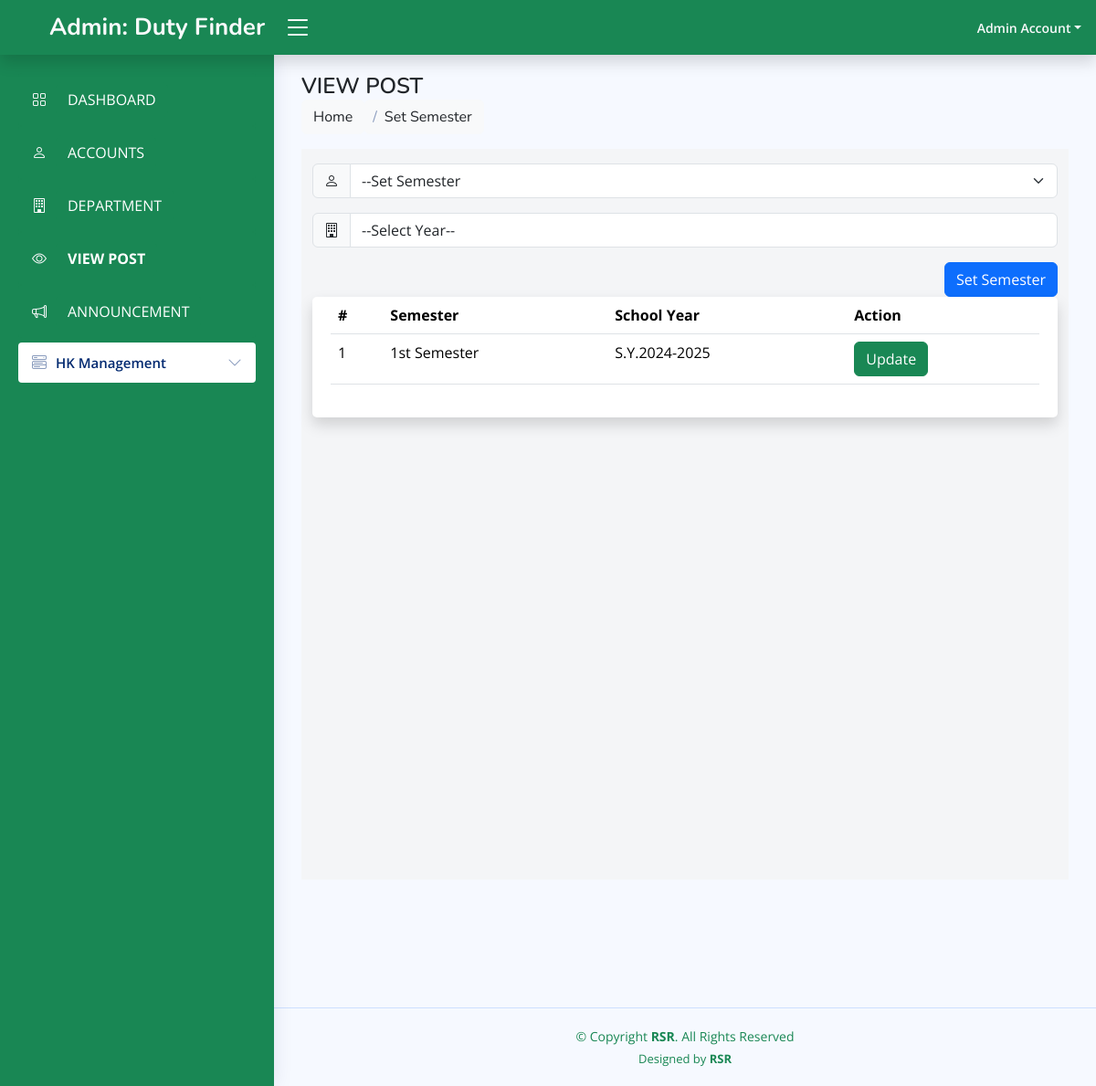
/admin/set-sem.php (signed in), run on the app's committed database.
### tables this page shows
CREATE TABLE `semester` (
  `id` int(11) NOT NULL,
  `semester` varchar(255) NOT NULL,
  `school_year` varchar(255) NOT NULL
);

### admin/set-sem.php (the view, shortened to what this page needs)
<?php
include '../conn.php';
if (empty($_SESSION['email'])) {
?>
    <script>
        alert("Session Expired Please Login Again");
        location.href = '../index.html';
    </script>
<?php
} else {
    $e = $_SESSION['email'];
    $get_admin_det = mysqli_query($conn, "SELECT * FROM `admin` WHERE email = '$e'");
    while ($admin = mysqli_fetch_object($get_admin_det)) {
        $fullname  = $admin->fullname;
    }
}
?>
<!DOCTYPE html>
<html lang="en">
<head>
    <link href="assets/vendor/bootstrap/css/bootstrap.min.css" rel="stylesheet">
    <link href="assets/vendor/bootstrap-icons/bootstrap-icons.css" rel="stylesheet">
    <link href="assets/vendor/boxicons/css/boxicons.min.css" rel="stylesheet">
    <link href="assets/vendor/quill/quill.snow.css" rel="stylesheet">
    <link href="assets/vendor/quill/quill.bubble.css" rel="stylesheet">
    <link href="assets/vendor/remixicon/remixicon.css" rel="stylesheet">
    <link href="assets/vendor/simple-datatables/style.css" rel="stylesheet">
    <link href="assets/css/style.css" rel="stylesheet">
</head>
<body>
    <header id="header" class="header fixed-top d-flex align-items-center shadow" style="background:#198754 ;">
        <div class="d-flex align-items-center justify-content-between">
            <a href="index.html" class="logo d-flex align-items-center">
                <span class="d-none d-lg-block text-light">Admin: Duty Finder</span>
            </a>
            <i class="bi bi-list toggle-sidebar-btn text-white "></i>
        </div>
        <nav class="header-nav ms-auto ">
            <ul class="d-flex align-items-center ">
                <li class="nav-item dropdown pe-3">
                    <a class="nav-link nav-profile d-flex align-items-center pe-0" href="#" data-bs-toggle="dropdown">
                        <span class="d-none d-md-block dropdown-toggle ps-2 text-light"><?php echo $fullname ?></span>
                    </a>
                </li>
            </ul>
        </nav>
    </header>
    <aside id="sidebar" class="sidebar bg-success">
        <ul class="sidebar-nav " id="sidebar-nav">
            <li class="nav-item">
                <a class="nav-link collapsed bg-success text-light fw-bold" href="index.php">
                    <i class="bi bi-grid text-light"></i>
                    <span class="btn btn-success">DASHBOARD</span>
                </a>
                <a class="nav-link collapsed bg-success  text-light fw-bold" href="account.php">
                    <i class="bi bi-person text-light"></i>
                    <span class="btn btn-success">ACCOUNTS</span>
                </a>
                <a class="nav-link collapsed bg-success  text-light fw-bold" href="department.php">
                    <i class="bi bi-building text-light"></i>
                    <span class="btn btn-success">DEPARTMENT</span>
                </a>
                <a class="nav-link bg-success  text-light fw-bold" href="view.php">
                    <i class="bi bi-eye text-light"></i>
                    <span class="btn btn-success fw-bold">VIEW POST</span>
                </a>
                <a class="nav-link collapsed bg-success  text-light fw-bold" href="announcement.php">
                    <i class="bi bi-megaphone text-light"></i>
                    <span class="btn btn-success">ANNOUNCEMENT</span>
                </a>
            <li class="nav-item ">
                <a class="nav-link collapsed" data-bs-target="#components-nav" data-bs-toggle="collapse" href="#">
                    <i class="bi bi-menu-button-wide"></i><span>HK Management</span><i class="bi bi-chevron-down ms-auto"></i>
                </a>
            </li>
            </li>
        </ul>
    </aside>
    <main id="main" class="main">
        <div class="pagetitle text-dark">
            <h1 class="text-dark">VIEW POST</h1>
            <nav>
                <ol class="breadcrumb">
                    <li class="breadcrumb-item"><a href="index.php" class="text-dark btn btn-light">Home</a></li>
                    <li class="breadcrumb-item text-dark  btn btn-light">Set Semester</li>
                </ol>
            </nav>
        </div>
        <section class="vh-100" style="background-color: #f4f5f7;">
            <div class="container py-3 " style="margin-right: 100x;">
                <form action="process.php" method="POST">
                    <div class="input-group mb-3">
                        <div class="input-group-text "><i class="bi bi-person"></i></div>
                        <select name="semester" class="form-select" required>
                            <option value="">--Set Semester</option>
                        </select>
                    </div>
                    <div class="input-group mb-3">
                        <div class="input-group-text"><i class="bi bi-building"></i></div>
                        <select class="form-control" name="year" id="" required>
                            <option value="">--Select Year--</option>
                        </select>
                    </div>
                    <div class="d-flex justify-content-end">
                        <input type="submit" value="Set Semester" name="set_sem" class="btn btn-primary ">
                    </div>
                </form>
                <div class="card shadow">
                    <div class="card-body">
                        <table class="table">
                            <thead>
                                <tr>
                                    <th scope="col">#</th>
                                    <th scope="col">Semester</th>
                                    <th scope="col">School Year</th>
                                    <th scope="col">Action</th>
                                </tr>
                            </thead>
                            <tbody>
                                <?php
                                $get_semester = mysqli_query($conn, "SELECT * FROM semester");
                                while ($sm = mysqli_fetch_array($get_semester)) {
                                ?>
                                    <tr>
                                        <td><?php echo $sm['id']; ?></td>
                                        <td><?php echo $sm['semester']; ?></td>
                                        <td><?php echo $sm['school_year']; ?></td>
                                        <td><button type="submit" class="btn btn-success" data-bs-toggle="modal" data-bs-target="#update<?php $sm['id']; ?>">Update</button></td>
                                    </tr>
                                <?php
                                }
                                ?>
                            </tbody>
                        </table>
                    </div>
                </div>
        </section>
    </main>
    <footer id="footer" class="footer" style="margin-top: 10%">
        <div class="copyright text-success">
            &copy; Copyright <strong><span>RSR</span></strong>. All Rights Reserved
        </div>
        <div class="credits text-success">
            Designed by <a href="https://bootstrapmade.com/" class="text-success fw-bold">RSR</a>
        </div>
    </footer>
</body>
</html>

### admin/assets/css/style.css (style rules this page uses)
:root { scroll-behavior: smooth; }
body { font-family: "Open Sans", sans-serif; background: #f6f9ff; color: #444444; }
a { color: #4154f1; text-decoration: none; }
h1, h2, h3, h4, h5, h6 { font-family: "Nunito", sans-serif; }
#main { margin-top: 60px; padding: 20px 30px; transition: all 0.3s; }
.pagetitle { margin-bottom: 10px; }
.pagetitle h1 { font-size: 24px; margin-bottom: 0; font-weight: 600; color: #012970; }
.card { margin-bottom: 30px; border: none; border-radius: 5px; box-shadow: 0px 0 30px rgba(1, 41, 112, 0.1); }
.card-body { padding: 0 20px 20px 20px; }
.breadcrumb { font-size: 14px; font-family: "Nunito", sans-serif; color: #899bbd; font-weight: 600; }
.breadcrumb a { color: #899bbd; transition: 0.3s; }
.breadcrumb .breadcrumb-item::before { color: #899bbd; }
.logo { line-height: 1; }
@media (min-width: 1200px) { .logo { width: 280px; } }
.logo span { font-size: 26px; font-weight: 700; color: #012970; font-family: "Nunito", sans-serif; }
.header { transition: all 0.5s; z-index: 997; height: 60px; box-shadow: 0px 2px 20px rgba(1, 41, 112, 0.1); background-color: #fff; padding-left: 20px; }
.header .toggle-sidebar-btn { font-size: 32px; padding-left: 10px; cursor: pointer; color: #012970; }
.header-nav ul { list-style: none; }
.header-nav>ul { margin: 0; padding: 0; }
.header-nav .nav-profile { color: #012970; }
.header-nav .nav-profile span { font-size: 14px; font-weight: 600; }
.sidebar { position: fixed; top: 60px; left: 0; bottom: 0; width: 300px; z-index: 996; transition: all 0.3s; padding: 20px; overflow-y: auto; scrollbar-width: thin; scrollbar-color: #aab7cf transparent; box-shadow: 0px 0px 20px rgba(1, 41, 112, 0.1); background-color: #fff; }
@media (min-width: 1200px) { #main, #footer { margin-left: 300px; } }
.sidebar-nav { padding: 0; margin: 0; list-style: none; }
.sidebar-nav li { padding: 0; margin: 0; list-style: none; }
.sidebar-nav .nav-item { margin-bottom: 5px; }
.sidebar-nav .nav-link { display: flex; align-items: center; font-size: 15px; font-weight: 600; color: #4154f1; transition: 0.3; background: #f6f9ff; padding: 10px 15px; border-radius: 4px; }
.sidebar-nav .nav-link i { font-size: 16px; margin-right: 10px; color: #4154f1; }
.sidebar-nav .nav-link.collapsed { color: #012970; background: #fff; }
.sidebar-nav .nav-link.collapsed i { color: #899bbd; }
.sidebar-nav .nav-link .bi-chevron-down { margin-right: 0; transition: transform 0.2s ease-in-out; }
.footer { padding: 20px 0; font-size: 14px; transition: all 0.3s; border-top: 1px solid #cddfff; }
.footer .copyright { text-align: center; color: #012970; }
.footer .credits { padding-top: 5px; text-align: center; font-size: 13px; color: #012970; }

### data on the page
semester: id "1", semester "1st Semester", school_year "S.Y.2024-2025"

### other printed values
$fullname "Admin Account"
